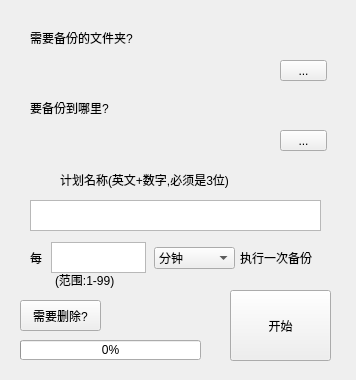
<?xml version="1.0" encoding="UTF-8"?>
<ui version="4.0">
 <class>MainWindow</class>
 <widget class="QMainWindow" name="MainWindow">
  <property name="geometry">
   <rect>
    <x>0</x>
    <y>0</y>
    <width>356</width>
    <height>380</height>
   </rect>
  </property>
  <property name="windowTitle">
   <string>文件定时备份同步</string>
  </property>
  <widget class="QWidget" name="centralWidget">
   <widget class="QLabel" name="label">
    <property name="geometry">
     <rect>
      <x>30</x>
      <y>30</y>
      <width>131</width>
      <height>16</height>
     </rect>
    </property>
    <property name="text">
     <string>需要备份的文件夹?</string>
    </property>
   </widget>
   <widget class="QToolButton" name="toolButton">
    <property name="geometry">
     <rect>
      <x>280</x>
      <y>60</y>
      <width>47</width>
      <height>21</height>
     </rect>
    </property>
    <property name="text">
     <string>...</string>
    </property>
   </widget>
   <widget class="QLabel" name="label_2">
    <property name="geometry">
     <rect>
      <x>30</x>
      <y>61</y>
      <width>231</width>
      <height>20</height>
     </rect>
    </property>
    <property name="text">
     <string/>
    </property>
    <property name="alignment">
     <set>Qt::AlignLeading|Qt::AlignLeft|Qt::AlignVCenter</set>
    </property>
   </widget>
   <widget class="QToolButton" name="toolButton_2">
    <property name="geometry">
     <rect>
      <x>280</x>
      <y>130</y>
      <width>47</width>
      <height>21</height>
     </rect>
    </property>
    <property name="text">
     <string>...</string>
    </property>
   </widget>
   <widget class="QLabel" name="label_3">
    <property name="geometry">
     <rect>
      <x>30</x>
      <y>131</y>
      <width>231</width>
      <height>20</height>
     </rect>
    </property>
    <property name="text">
     <string/>
    </property>
    <property name="alignment">
     <set>Qt::AlignLeading|Qt::AlignLeft|Qt::AlignVCenter</set>
    </property>
   </widget>
   <widget class="QLabel" name="label_4">
    <property name="geometry">
     <rect>
      <x>30</x>
      <y>100</y>
      <width>121</width>
      <height>16</height>
     </rect>
    </property>
    <property name="text">
     <string>要备份到哪里?</string>
    </property>
   </widget>
   <widget class="QLabel" name="label_5">
    <property name="geometry">
     <rect>
      <x>60</x>
      <y>170</y>
      <width>221</width>
      <height>20</height>
     </rect>
    </property>
    <property name="text">
     <string>计划名称(英文+数字,必须是3位)</string>
    </property>
   </widget>
   <widget class="QLabel" name="label_6">
    <property name="geometry">
     <rect>
      <x>30</x>
      <y>250</y>
      <width>21</width>
      <height>16</height>
     </rect>
    </property>
    <property name="text">
     <string>每</string>
    </property>
   </widget>
   <widget class="QLabel" name="label_7">
    <property name="geometry">
     <rect>
      <x>240</x>
      <y>250</y>
      <width>91</width>
      <height>16</height>
     </rect>
    </property>
    <property name="text">
     <string>执行一次备份</string>
    </property>
   </widget>
   <widget class="QComboBox" name="comboBox">
    <property name="geometry">
     <rect>
      <x>154</x>
      <y>247</y>
      <width>81</width>
      <height>22</height>
     </rect>
    </property>
    <property name="currentIndex">
     <number>0</number>
    </property>
    <item>
     <property name="text">
      <string>分钟</string>
     </property>
    </item>
    <item>
     <property name="text">
      <string>小时</string>
     </property>
    </item>
    <item>
     <property name="text">
      <string>天</string>
     </property>
    </item>
   </widget>
   <widget class="QPushButton" name="pushButton">
    <property name="geometry">
     <rect>
      <x>230</x>
      <y>290</y>
      <width>101</width>
      <height>71</height>
     </rect>
    </property>
    <property name="text">
     <string>开始</string>
    </property>
   </widget>
   <widget class="QProgressBar" name="progressBar">
    <property name="geometry">
     <rect>
      <x>20</x>
      <y>340</y>
      <width>181</width>
      <height>20</height>
     </rect>
    </property>
    <property name="value">
     <number>0</number>
    </property>
    <property name="format">
     <string>%p%</string>
    </property>
   </widget>
   <widget class="QTextEdit" name="textEdit">
    <property name="geometry">
     <rect>
      <x>30</x>
      <y>200</y>
      <width>291</width>
      <height>31</height>
     </rect>
    </property>
   </widget>
   <widget class="QTextEdit" name="textEdit_2">
    <property name="geometry">
     <rect>
      <x>51</x>
      <y>242</y>
      <width>95</width>
      <height>31</height>
     </rect>
    </property>
   </widget>
   <widget class="QLabel" name="label_8">
    <property name="geometry">
     <rect>
      <x>55</x>
      <y>270</y>
      <width>91</width>
      <height>20</height>
     </rect>
    </property>
    <property name="text">
     <string>(范围:1-99)</string>
    </property>
   </widget>
   <widget class="QPushButton" name="pushButton_2">
    <property name="geometry">
     <rect>
      <x>20</x>
      <y>300</y>
      <width>81</width>
      <height>31</height>
     </rect>
    </property>
    <property name="text">
     <string>需要删除?</string>
    </property>
   </widget>
   <widget class="QLabel" name="label_9">
    <property name="geometry">
     <rect>
      <x>250</x>
      <y>130</y>
      <width>231</width>
      <height>20</height>
     </rect>
    </property>
    <property name="text">
     <string/>
    </property>
    <property name="alignment">
     <set>Qt::AlignLeading|Qt::AlignLeft|Qt::AlignVCenter</set>
    </property>
   </widget>
  </widget>
 </widget>
 <layoutdefault spacing="6" margin="11"/>
 <resources/>
 <connections/>
</ui>
